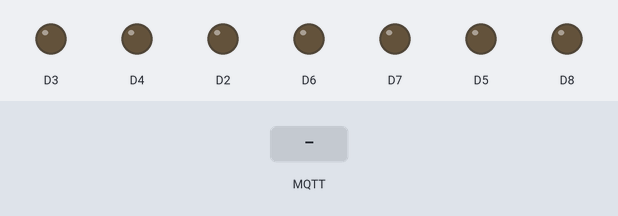
Simulated run of this sketch. Board: ESP8266 (NodeMCU). Parts: output pins drawn as LEDs (lit = HIGH). The inputs (shaded band) are chosen by the test bench. WiFi joins after 1.5 s; servers stay silent unless stated; random numbers use the default seed unless the sketch sets one; no MQTT or app messages arrive unless stated; what the sketch prints to the serial monitor is not drawn.

Above: at 2.7 s.
2.8 s: MQTT message "ON" arrives on the first subscribed topic
At 3.4 s:
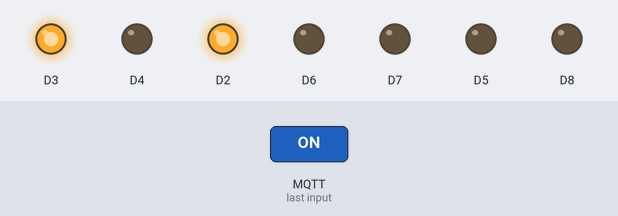
4.3 s: MQTT message "ktLamp" arrives on the second subscribed topic
At 5.5 s:
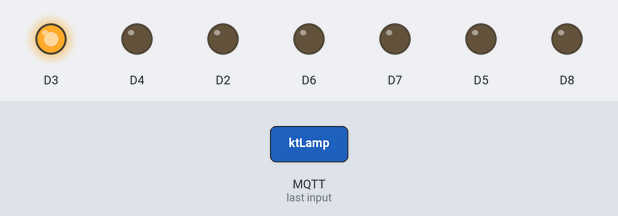
5.8 s: MQTT message "ktLamp" arrives on the first subscribed topic
At 6.9 s:
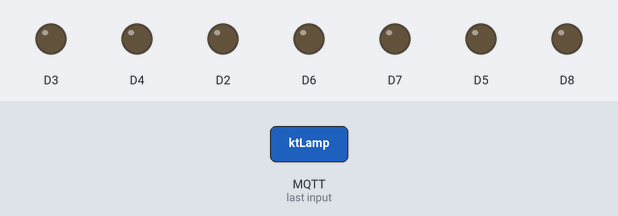
7.3 s: MQTT message "ON" arrives on the second subscribed topic
At 8.0 s:
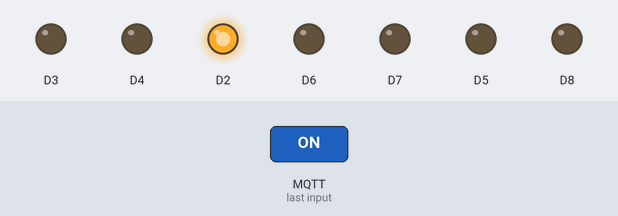
8.8 s: MQTT message "/testmsg" arrives on the first subscribed topic
At 9.2 s:
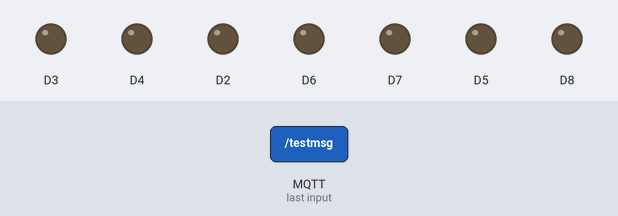
Timing chart, 0 to 11.3 s (numbered marks = the images above; inputs shaded):
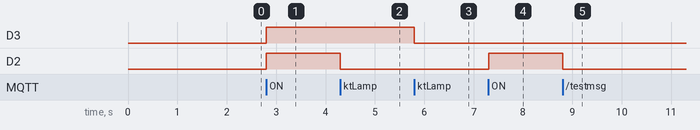

The sketch:

esp8266mqtt.ino
```cpp
#include <ESP8266WiFi.h>
#include <PubSubClient.h>

// Update these with values suitable for your network.

const char* ssid = "ruhua";
const char* password = "ruhua100100";
// const char* mqtt_server = "www.cqsgjs.com";
const char* mqtt_server = "192.168.0.106";

WiFiClient espClient;
PubSubClient client(espClient);
unsigned long lastMsg = 0;
#define MSG_BUFFER_SIZE  (50)
char msg[MSG_BUFFER_SIZE];
int value = 0;

void setup_wifi() {

  delay(10);
  // We start by connecting to a WiFi network
  Serial.println();
  Serial.print("Connecting to ");
  Serial.println(ssid);

  WiFi.mode(WIFI_STA);
  WiFi.begin(ssid, password);

  while (WiFi.status() != WL_CONNECTED) {
    delay(500);
    Serial.print(".");
  }

  randomSeed(micros());

  Serial.println("");
  Serial.println("WiFi connected");
  Serial.println("IP address: ");
  Serial.println(WiFi.localIP());
}

void callback(char* topic, byte* payload, unsigned int length) {


  char buff_p[length];
  for (int i = 0; i < length; i++)
  {
    //Serial.print((char)payload[i]);
    buff_p[i] = (char)payload[i];
  }

  buff_p[length] = '\0';
  String msg_p = String(buff_p);


  String topic_p = String(topic);
  String msg = String(msg_p);

  Serial.print(topic_p);
  Serial.print("\n");

  Serial.print(msg_p);
  Serial.print("\n");


    if(topic_p == "ktLamp")
    {
        (msg == "ON") ? digitalWrite(D2, HIGH) : digitalWrite(D2, LOW);
    }


    if(topic_p == "ctLamp")
    {
        (msg == "ON") ? digitalWrite(D3, HIGH) : digitalWrite(D3, LOW);
    }


    if(topic_p == "/testmsg")
    {
        (msg == "ON") ? digitalWrite(D3, HIGH) : digitalWrite(D3, LOW);
        (msg == "ON") ? digitalWrite(D2, HIGH) : digitalWrite(D2, LOW);
    }


}

void reconnect() {
  // Loop until we're reconnected
  while (!client.connected()) {
    Serial.print("Attempting MQTT connection...");
    // Create a random client ID
    String clientId = "ESP8266Client-";
    clientId += String(random(0xffff), HEX);
    // Attempt to connect
    if (client.connect(clientId.c_str())) {
      Serial.println("connected");
      // Once connected, publish an announcement...
      // client.publish("/testmsg", "hello world mqtt");
      // ... and resubscribe
      client.subscribe("/testmsg");
      client.subscribe("ktLamp");
      client.subscribe("ctLamp");
      client.subscribe("wsLamp");
      client.subscribe("sfLamp");

    } else {
      Serial.print("failed, rc=");
      Serial.print(client.state());
      Serial.println(" try again in 5 seconds");
      // Wait 5 seconds before retrying
      delay(5000);
    }
  }
}

void setup() {
  pinMode(BUILTIN_LED, OUTPUT);     // Initialize the BUILTIN_LED pin as an output
  pinMode(D2, OUTPUT);
  pinMode(D3, OUTPUT);
  pinMode(D4, OUTPUT);
  pinMode(D5, OUTPUT);
  pinMode(D6, OUTPUT);
  pinMode(D7, OUTPUT);
  pinMode(D8, OUTPUT);
  Serial.begin(115200);
  setup_wifi();
  client.setServer(mqtt_server, 3838);
  client.setCallback(callback);
}

void loop() {

  if (!client.connected()) {
    reconnect();
  }
  client.loop();

  unsigned long now = millis();
  if (now - lastMsg > 20000) {
    lastMsg = now;
    ++value;
//    snprintf (msg, MSG_BUFFER_SIZE, "hello world my name is arduino #%ld", value);
//    Serial.print("Publish message: ");
//    Serial.println(msg);
//    client.publish("outTopic", msg);
  }
}
```

Measured:
- after the input at 2.8 s, D3, D2: LOW → HIGH at once
- after the input at 4.3 s, D2: HIGH → LOW at once
- after the input at 5.8 s, D3: HIGH → LOW at once
- after the input at 7.3 s, D2: LOW → HIGH at once
- after the input at 8.8 s, D2: HIGH → LOW at once
